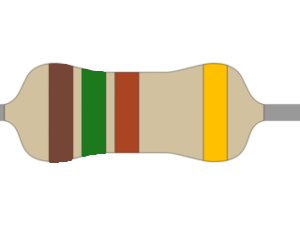
#> input picture AI Projects/Defining Color Codes From Resistor/resistor_image.png, 300 x 225 px
$ python main.py
#> lines starting #> are read from the running program, lines starting #| are printed output that depends on the picture; after the words box and inside, x2 and y2 are one past the last pixel; in counts of white or black regions, pixels touching at a corner belong together
# Mehmet VARAN


#importing libraries
import cv2
import numpy as np

#getting raw image, copying,displaying
image = cv2.imread("resistor_image.png")
#> image is the input picture: shape (225, 300, 3); mean B, G, R 207.2, 223.9, 230.5
image_copy = image.copy()
cv2.imshow("Default Image", image)

#settings lower and upper bounds for the right colors(brown,green,red,gold)
lower_bounds = np.array([[0,120,100],[60,180,100],[0,180,140],[22,93,0]])
upper_bounds = np.array([[50,150,130],[80,210,130],[50,220,170],[45,255,255]])

#converting image color type to hsv to apply mask
image_hsv = cv2.cvtColor(image, cv2.COLOR_BGR2HSV)
#> image_hsv: shape (225, 300, 3); mean H, S, V 6.8, 36.1, 233.3
masked_brown = cv2.inRange(image_hsv, lower_bounds[0], upper_bounds[0])
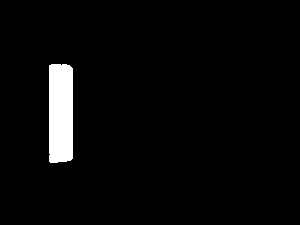
#> masked_brown: shape (225, 300); 3.5% white; 1 white region, box (x1, y1, x2, y2) and area: (49, 64, 73, 163) 2335
masked_green = cv2.inRange(image_hsv, lower_bounds[1], upper_bounds[1])
#> masked_green: shape (225, 300); 3% white; 1 white region, box (x1, y1, x2, y2) and area: (82, 69, 106, 157) 2018
masked_red = cv2.inRange(image_hsv, lower_bounds[2], upper_bounds[2])
#> masked_red: shape (225, 300); 2.6% white; 1 white region, box (x1, y1, x2, y2) and area: (116, 73, 138, 152) 1737
masked_gold = cv2.inRange(image_hsv, lower_bounds[3], upper_bounds[3])
#> masked_gold: shape (225, 300); 3.6% white; 1 white region, box (x1, y1, x2, y2) and area: (203, 63, 228, 162) 2443
masked_total = masked_brown + masked_green + masked_red + masked_gold
#> masked_total: shape (225, 300); 12.6% white; 4 white regions, box (x1, y1, x2, y2) and area: (203, 63, 228, 162) 2443, (49, 64, 73, 163) 2335, (82, 69, 106, 157) 2018, (116, 73, 138, 152) 1737
masked_image = cv2.bitwise_and(image_copy,image_copy, mask = masked_total)
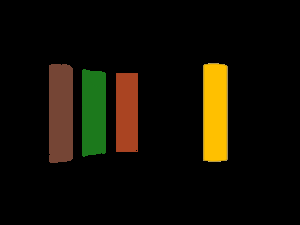
#> masked_image: shape (225, 300, 3); mean B, G, R 3.8, 14.5, 18.1
cv2.imshow("Masked Image",masked_image)

#converting masked image to gray level
image_gray = cv2.cvtColor(masked_image, cv2.COLOR_BGR2GRAY)
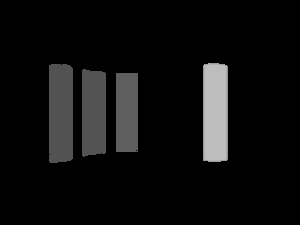
#> image_gray: shape (225, 300); min 0, max 190, mean 14.4
cv2.imshow('Gray Scaled Image', image_gray)

#applying threshold method for gray image
ret1, image_thresh = cv2.threshold(image_gray, 50, 90, cv2.THRESH_BINARY)
#> image_thresh: shape (225, 300); values 0 (black) and 90 (white), 12.6% white; 4 white regions
cv2.imshow('Thresholded Image', image_thresh)

#using contours method to determine boundaries
image_contours,_ = cv2.findContours(image_thresh, cv2.RETR_TREE, cv2.CHAIN_APPROX_SIMPLE)
#> image_contours = 5 contours, 1 with area under 20; largest, box (x1, y1, x2, y2) and area: (203, 63, 228, 162) 2324, (49, 64, 73, 163) 2218, (82, 69, 106, 157) 1912, (116, 73, 138, 152) 1638

#finding the colors on the image
for cnts in image_contours:
  if cv2.contourArea(cnts) < 505:
    continue

  M = cv2.moments(cnts)
  cX = int((M["m10"] / M["m00"]))
  cY = int((M["m01"] / M["m00"]))

  b,g,r = cv2.split(image_hsv)

  b_mean = b[cY][cX]
  g_mean = g[cY][cX]
  r_mean = r[cY][cX]

  print(cX, cY, b_mean,g_mean,r_mean)

  if b_mean >= 7 and b_mean <= 9 and g_mean >= 200 and g_mean <= 205 and r_mean >=160 and r_mean <= 180: #for brown
      cv2.putText(image_copy, "BROWN(1)", (cX - 90, cY - 60), cv2.FONT_ITALIC, 0.4, (0, 0, 0), 1)
  elif b_mean >= 55 and b_mean <= 65 and g_mean >= 190 and g_mean <= 205 and r_mean >=110 and r_mean <= 130: #for green
      cv2.putText(image_copy, "GREEN(5)", (cX - 20, cY + 60), cv2.FONT_ITALIC, 0.4, (0, 0, 0), 1)
  elif b_mean >= 5 and b_mean <= 15 and g_mean >= 130 and g_mean <= 150 and r_mean >= 110 and r_mean <= 130: # forred
      cv2.putText(image_copy, "RED(2)", (cX + 50, cY - 50), cv2.FONT_ITALIC, 0.4, (0, 0, 0), 1)
  elif b_mean >= 15 and b_mean <= 25 and g_mean >= 240 and g_mean <= 255 and r_mean >= 240 and r_mean <= 255: #for gold
      cv2.putText(image_copy, "GOLD(%5)", (cX -20, cY - 60 ), cv2.FONT_ITALIC, 0.4, (0, 0, 0), 1)

  cv2.putText(image_copy, "1500 ohm %5", (90,200), cv2.FONT_ITALIC, 0.4, (0, 0, 0), 1) #
  image_drawcountours = cv2.drawContours(image_copy, cnts, -1, (255, 0, 0), 1)
  cv2.imshow('Image with Counters',image_copy)
#> this loop made 5 passes
#> (cX, b_mean, g_mean, r_mean) on passes 3 to 5: (93, 60, 196, 121), (60, 8, 139, 117), (214, 23, 255, 255)
#> (cnts, cX, b_mean, g_mean, r_mean) on pass 1: ([[116, 73], [116, 151], [137, 151], [137, 73]], 126, 8, 204, 170)
#| 126 112 8 204 170
#| 93 112 60 196 121
#| 60 112 8 139 117
#| 214 112 23 255 255
#> pass 1, `b,g,r = cv2.split(image_hsv)`:
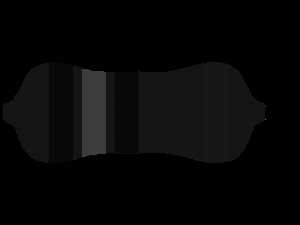
#> b: shape (225, 300); min 0, max 120, mean 6.8
#> pass 1, `b,g,r = cv2.split(image_hsv)`:
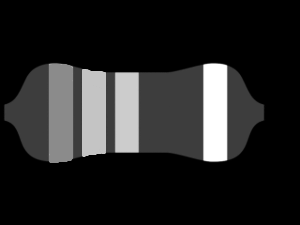
#> g: shape (225, 300); min 0, max 255, mean 36.1
#> pass 1, `b,g,r = cv2.split(image_hsv)`:
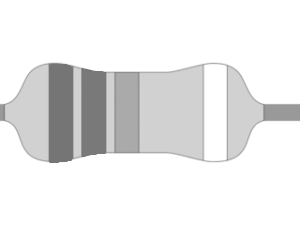
#> r: shape (225, 300); min 96, max 255, mean 233.3
#> after the loop:
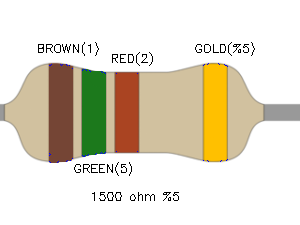
#> image_copy: shape (225, 300, 3); 1.31% of pixels changed, all inside (x1, y1, x2, y2) = (38, 42, 255, 201)

cv2.waitKey(0)
cv2.destroyAllWindows()
